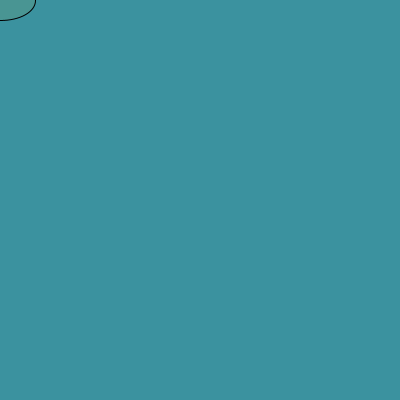
Frame 1 (no input)
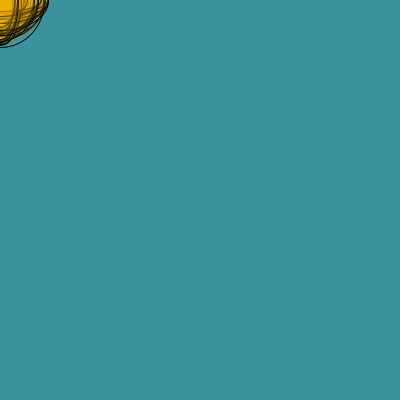
Frame 60 (the mouse pressed at the canvas centre just before this capture)
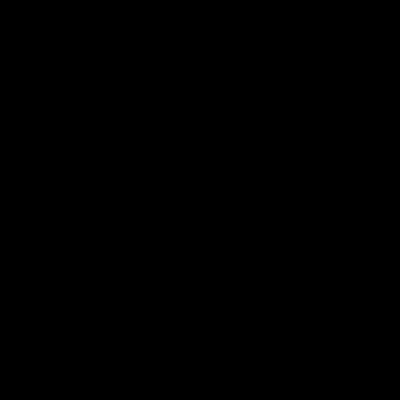
Frame 120 (the mouse held since frame 60 and released just before this capture)

The Processing sketch that drew these frames (run headless with seeded random() and noise(); from frame 60 on, the mouse is pressed at the canvas centre):

// Processing sketch: processing_55643
// ── processing_55643.pde


void setup(){
  size(400,400);
  background(#3b929f);
  smooth();
  strokeWeight(1);
  stroke(0);
}
 
void draw(){
  fill(#eeb405,20);
  fill(#eeb405,30);
  fill(#eeb405,20);
  ellipse(mouseX, mouseY, random(20,100), random(20,100));
   if (mousePressed)
  {
    stroke(#3b929f);

    background(0);



}
}
